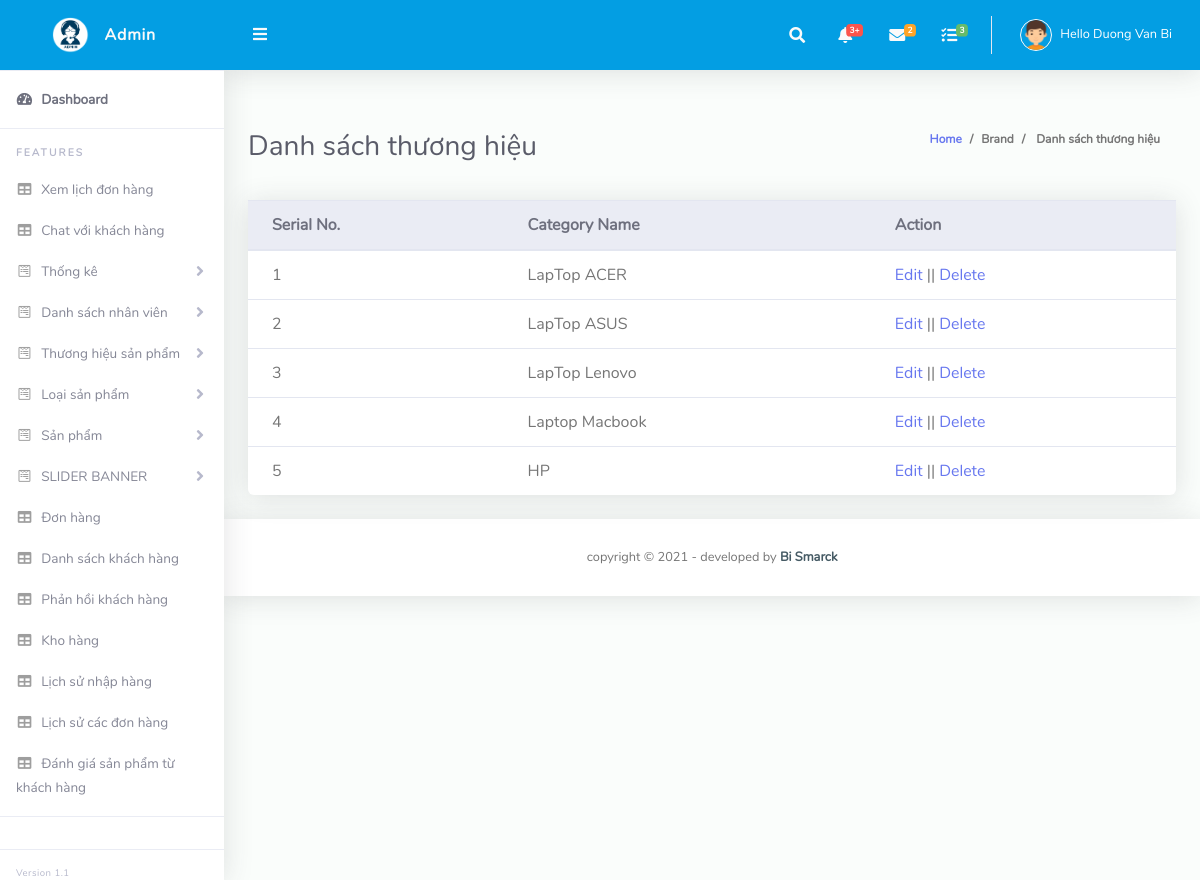
/admin/catlist.php (signed in), run on the app's committed database.
### tables this page shows
CREATE TABLE `category` (
  `catID` int(11) NOT NULL,
  `catName` varchar(255) NOT NULL
);

### lib/database.php (called while the page is built, shortened)
<?php
Class Database extends PDO{
   public $host   = host_db;
   public $user   = user_db;
   public $pass   = pass_db;
   public $dbname = name_db;
   public $link;
private function connectDB(){
   $this->link = new mysqli($this->host, $this->user, $this->pass,
    $this->dbname);
 }
public function select($query){
  $result = $this->link->query($query) or
   die($this->link->error.__LINE__);
  if($result->num_rows > 0){
    return $result;
  } else {
    return false;
  }
 }
}

### classes/category.php (called while the page is built, shortened)
<?php
	$filepath = realpath(dirname(__FILE__));
	include_once($filepath.'/../lib/database.php');
?>
<?php
	class category
	{
		private $db;
		public function __construct()
		{
			$this->db = new Database();
		}
	public function show_category(){
		$query="SELECT* FROM category order by catID asc";
		$result=$this->db->select($query);
		return $result;
	}
}
?>

### lib/session.php (called while the page is built, shortened)
<?php
class Session{
 public static function get($key){
    if (isset($_SESSION[$key])) {
     return $_SESSION[$key];
    } else {
     return false;
    }
 }
}
?>

### admin/catlist.php (the view, shortened to what this page needs)
<?php include 'inc/header.php';?>
<?php include 'inc/headertop.php';?>
<?php  include '../classes/category.php'?>
<?php
    $cat = new category();
?>
 <div class="container-fluid" id="container-wrapper">
 	 <div class="d-sm-flex align-items-center justify-content-between mb-4">
            <h1 class="h3 mb-0 text-gray-800">Danh sách thương hiệu</h1>
            <ol class="breadcrumb">
              <li class="breadcrumb-item"><a href="./">Home</a></li>
              <li class="breadcrumb-item">Brand</li>
              <li class="breadcrumb-item active" aria-current="page"> Danh sách thương hiệu</li>
            </ol>
          </div>
<div class="row">
	<div class="col-lg-12 mb-4">
		<div class="card">
			<div class="table-responsive">
				<table class="table align-items-center table-flush" id="table1">
					  <thead class="thead-light">
                      <tr>
                      <th>Serial No.</th>
							<th>Category Name</th>
							<th>Action</th>
                      </tr>
                    </thead>
                    <tbody>
						<?php
						$show_cat=$cat->show_category();
						if($show_cat){
							$i=0;
							while ($result=$show_cat->fetch_assoc()) {
								$i++;
						?>
					<tr class="odd gradeX">
							<td><?php echo $i; ?></td>
							<td><?php echo $result['catName']; ?></td>
							<?php if(Session::get('admintk')=='1') { ?>
							<td><a href="catedit.php?catid=<?php echo $result['catID']; ?>">Edit</a> || <a onclick = "return confirm('Are you want to delete???')" href="?delid=<?php echo $result['catID'] ?>">Delete</a></td>
						<?php } ?>
						</tr>
						<?php
						}
						}
						?>
					</tbody>
				</table>
			</div>
		</div>
	</div>
</div>
</div>
<?php include 'inc/footer.php';?>

### admin/css/admin.css (style rules this page uses)
html { position: relative; min-height: 100%; font-family: Nunito }
body { height: 100% }
.container, .container-fluid, .container-login { padding-left: 1.5rem; padding-right: 1.5rem }
.text-gray-800 { color: #5a5c69 !important }
.breadcrumb { background-color: transparent; font-size: 12px; font-weight: 700 }
.table-flush td, .table-flush th { border-right: 0; border-left: 0 }
.table-flush tbody tr:first-child td, .table-flush tbody tr:first-child th { border-top: 0 }
.table-flush tbody tr:last-child td, .table-flush tbody tr:last-child th { border-bottom: 0 }
.card .table { margin-bottom: 0 }
.card .table td, .card .table th { padding-right: 1.5rem; padding-left: 1.5rem }
.card { -webkit-box-shadow: 0 .15rem 1.75rem 0 rgba(58, 59, 69, .15) !important; box-shadow: 0 .15rem 1.75rem 0 rgba(58, 59, 69, .15) !important }

### data on the page
category: catName "LapTop ACER"
category: catName "LapTop ASUS"
category: catName "LapTop Lenovo"
category: catName "Laptop Macbook"
category: catName "HP"

### other printed values
Session::get('adminName') "Duong Van Bi"
